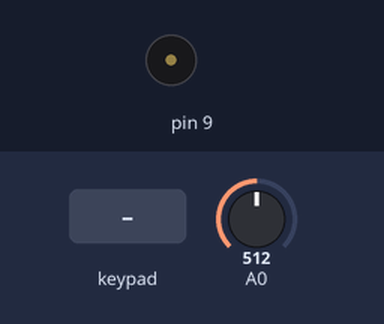
Bench run of a sketch on a simulated Arduino Uno, built with avr-gcc and run on an emulated ATmega328P. Shown: buzzer (waves = sounding). The test bench sets the inputs (shaded band); at power-on: A0 = 512.

Above: at 1.2 s.
1.3 s: key '2' pressed
At 1.99 s:
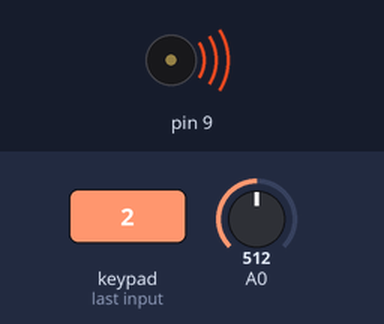
4.3 s: keypad keys 5 4 3 2 pressed 0.4 s apart
At 5.9 s:
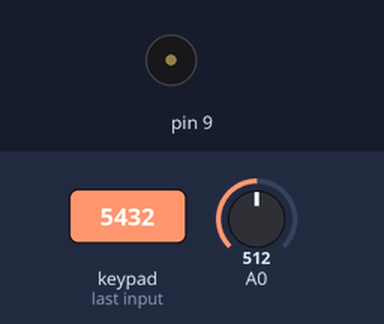
8.9 s: A0 set to 0
At 9.8 s:
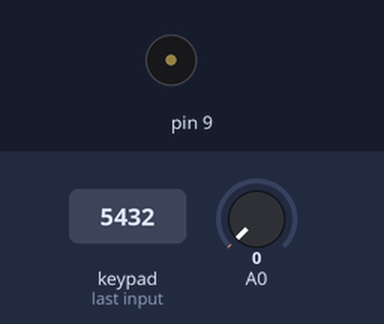
10.4 s: A0 set to 122
At 11.13 s:
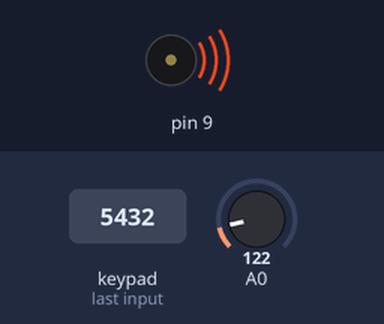
12.7 s: key '1' pressed
At 14.1 s:
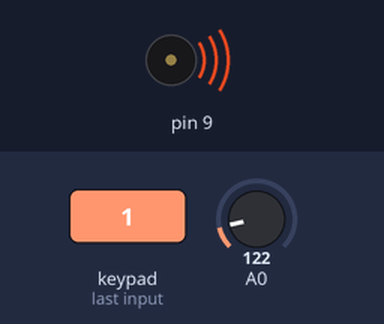
15.7 s: key '3' pressed
Timing chart, 0 to 19.3 s (numbered marks = the images above; inputs shaded):
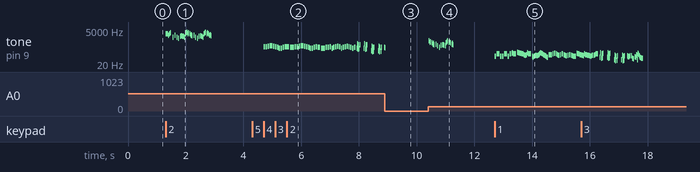

The sketch:

sketch_dec11a.ino
```cpp
#include "pitches.h"
#include "iran.h"
#include "mario.h"
#include "poc.h"
#include "otj.h"
#include <Keypad.h>

// ############ Keypad setup
const byte ROWS = 4; //four rows
const byte COLS = 3; //three columns
char keys[ROWS][COLS] = {
  {'1','2','3'},
  {'4','5','6'},
  {'7','8','9'},
  {'*','0','#'}
};
byte rowPins[ROWS] = {5, 4, 3, 2}; //connect to the row pinouts of the keypad
byte colPins[COLS] = {8, 7, 6}; //connect to the column pinouts of the keypad

Keypad keypad = Keypad( makeKeymap(keys), rowPins, colPins, ROWS, COLS );


float scale = 0;
bool onset = false;

void setup() {
  // put your setup code here, to run once:

}

void loop() {
  // put your main code here, to run repeatedly:
  char key = keypad.getKey();

  int* melody;
  int* noteDurations;
  int length_of_array;

  if (key == '1') {
    melody = melody_IR;
    noteDurations = noteDurations_IR;
    length_of_array = sizeof(melody_IR) / sizeof(int);
    onset = true;
  } else if (key == '2') {
    melody = melody_MR;
    noteDurations = noteDurations_MR;
    length_of_array = sizeof(melody_MR) / sizeof(int);
    onset = true;
  } else if (key == '3') {
    melody = melody_PO;
    noteDurations = noteDurations_PO;
    length_of_array = sizeof(melody_PO) / sizeof(int);
    onset = true;
  } else if (key == '4') {
    melody = melody_OT;
    noteDurations = noteDurations_OT;
    length_of_array = sizeof(melody_OT) / sizeof(int);
    onset = true;
  }

  if (onset) {
    for (int thisNote = 0; thisNote < length_of_array; thisNote++) {
      scale = analogRead(A0) / 512.0;
      int noteDuration = 200 / noteDurations[thisNote];
      tone(9, (int)(melody[thisNote] * scale), noteDuration);
      delay((int)(noteDuration * 1.3));
    }

    onset = false;
  }
}
```

iran.h
```cpp
int melody_IR[] = {
NOTE_D4,  NOTE_A4,  NOTE_A4,  NOTE_A4,  NOTE_D4,
NOTE_D4,  NOTE_A4,  NOTE_A4,  NOTE_A4,  NOTE_D4,
NOTE_A4,  NOTE_AS4, NOTE_C5,  NOTE_A4,
NOTE_D5,  NOTE_C5,  NOTE_C5,  NOTE_AS4, NOTE_AS4, NOTE_A4, NOTE_A4, NOTE_G4,
NOTE_F4,  NOTE_G4,  NOTE_C5,  NOTE_A4,
NOTE_D4,  NOTE_C4,  NOTE_D4,  NOTE_E4,  NOTE_F4, NOTE_E4, NOTE_F4, NOTE_G4,
NOTE_A4,  NOTE_C5,  NOTE_AS4, NOTE_A4,  NOTE_G4, NOTE_F4, NOTE_E4, NOTE_D4,
NOTE_C4,  NOTE_G4,  NOTE_G4,  NOTE_G4,  NOTE_A4,
NOTE_AS4, NOTE_A4,  NOTE_G4,  NOTE_F4,  NOTE_G4,
NOTE_A4,  NOTE_G4,  NOTE_F4,  NOTE_E4,  NOTE_F4,
NOTE_G4,  NOTE_F4,  NOTE_E4,  NOTE_D4,
NOTE_AS4, NOTE_A4,  NOTE_A4,  NOTE_G4,  NOTE_G4, NOTE_F4, NOTE_F4, NOTE_E4,
NOTE_A4,  NOTE_G4,  NOTE_G4,  NOTE_F4,  NOTE_F4, NOTE_E4, NOTE_E4, NOTE_D4,
NOTE_F4,  NOTE_F4,  NOTE_G4,  NOTE_A4
};

int noteDurations_IR[] = {
4, 8, 8, 4, 4,
4, 8, 8, 4, 4,
4, 8, 8, 2,
8, 8, 8, 8, 8, 8, 8, 8,
4, 8, 8, 2,
8, 8, 8, 8, 8, 8, 8, 8,
8, 8, 8, 8, 8, 8, 8, 8,
4, 8, 8, 4, 4,
4, 8, 8, 4, 4,
4, 8, 8, 4, 4,
4, 8, 8, 2,
8, 8, 8, 8, 8, 8, 8, 8,
8, 8, 8, 8, 8, 8, 8, 8,
4, 8, 8, 2
};
```

otj.h
```cpp
int melody_OT[] = {
	NOTE_E4,  NOTE_E4,  NOTE_F4,  NOTE_G4,
	NOTE_G4,  NOTE_F4,  NOTE_E4,  NOTE_D4,
	NOTE_C4,  NOTE_C4,  NOTE_D4,  NOTE_E4,
	NOTE_E4,  NOTE_D4,  NOTE_D4,

	NOTE_E4,  NOTE_E4,  NOTE_F4,  NOTE_G4,
	NOTE_G4,  NOTE_F4,  NOTE_E4,  NOTE_D4,
	NOTE_C4,  NOTE_C4,  NOTE_D4,  NOTE_E4,
	NOTE_D4,  NOTE_C4,  NOTE_C4,

	NOTE_D4, NOTE_D4, NOTE_E4, NOTE_C4,
	NOTE_D4, NOTE_E4, NOTE_F4, NOTE_E4, NOTE_C4,
	NOTE_D4, NOTE_E4, NOTE_F4, NOTE_E4, NOTE_D4,
	NOTE_C4, NOTE_D4
};

int noteDurations_OT[] = {
	4, 4, 4, 4,
	4, 4, 4, 4,
	4, 4, 4, 4,
	2, 8, 2,

	4, 4, 4, 4,
	4, 4, 4, 4,
	4, 4, 4, 4,
	2, 8, 2,

	4, 4, 4, 4,
	4, 4, 4, 4, 4,
	4, 4, 4, 4, 4,
	4, 4,
};
```

pitches.h
```cpp
#define NOTE_B0  31
#define NOTE_C1  33
#define NOTE_CS1 35
#define NOTE_D1  37
#define NOTE_DS1 39
#define NOTE_E1  41
#define NOTE_F1  44
#define NOTE_FS1 46
#define NOTE_G1  49
#define NOTE_GS1 52
#define NOTE_A1  55
#define NOTE_AS1 58
#define NOTE_B1  62
#define NOTE_C2  65
#define NOTE_CS2 69
#define NOTE_D2  73
#define NOTE_DS2 78
#define NOTE_E2  82
#define NOTE_F2  87
#define NOTE_FS2 93
#define NOTE_G2  98
#define NOTE_GS2 104
#define NOTE_A2  110
#define NOTE_AS2 117
#define NOTE_B2  123
#define NOTE_C3  131
#define NOTE_CS3 139
#define NOTE_D3  147
#define NOTE_DS3 156
#define NOTE_E3  165
#define NOTE_F3  175
#define NOTE_FS3 185
#define NOTE_G3  196
#define NOTE_GS3 208
#define NOTE_A3  220
#define NOTE_AS3 233
#define NOTE_B3  247
#define NOTE_C4  262
#define NOTE_CS4 277
#define NOTE_D4  294
#define NOTE_DS4 311
#define NOTE_E4  330
#define NOTE_F4  349
#define NOTE_FS4 370
#define NOTE_G4  392
#define NOTE_GS4 415
#define NOTE_A4  440
#define NOTE_AS4 466
#define NOTE_B4  494
#define NOTE_C5  523
#define NOTE_CS5 554
#define NOTE_D5  587
#define NOTE_DS5 622
#define NOTE_E5  659
#define NOTE_F5  698
#define NOTE_FS5 740
#define NOTE_G5  784
#define NOTE_GS5 831
#define NOTE_A5  880
#define NOTE_AS5 932
#define NOTE_B5  988
#define NOTE_C6  1047
#define NOTE_CS6 1109
#define NOTE_D6  1175
#define NOTE_DS6 1245
#define NOTE_E6  1319
#define NOTE_F6  1397
#define NOTE_FS6 1480
#define NOTE_G6  1568
#define NOTE_GS6 1661
#define NOTE_A6  1760
#define NOTE_AS6 1865
#define NOTE_B6  1976
#define NOTE_C7  2093
#define NOTE_CS7 2217
#define NOTE_D7  2349
#define NOTE_DS7 2489
#define NOTE_E7  2637
#define NOTE_F7  2794
#define NOTE_FS7 2960
#define NOTE_G7  3136
#define NOTE_GS7 3322
#define NOTE_A7  3520
#define NOTE_AS7 3729
#define NOTE_B7  3951
#define NOTE_C8  4186
#define NOTE_CS8 4435
#define NOTE_D8  4699
#define NOTE_DS8 4978
```

poc.h
```cpp
int melody_PO[] = {
  NOTE_C4, NOTE_C5, NOTE_A3, NOTE_A4,
  NOTE_AS3, NOTE_AS4, 0,
  0,
  NOTE_C4, NOTE_C5, NOTE_A3, NOTE_A4,
  NOTE_AS3, NOTE_AS4, 0,
  0,
  NOTE_F3, NOTE_F4, NOTE_D3, NOTE_D4,
  NOTE_DS3, NOTE_DS4, 0,
  0,
  NOTE_F3, NOTE_F4, NOTE_D3, NOTE_D4,
  NOTE_DS3, NOTE_DS4, 0,
  0, NOTE_DS4, NOTE_CS4, NOTE_D4,
  NOTE_CS4, NOTE_DS4,
  NOTE_DS4, NOTE_GS3,
  NOTE_G3, NOTE_CS4,
  NOTE_C4, NOTE_FS4,NOTE_F4, NOTE_E3, NOTE_AS4, NOTE_A4,
  NOTE_GS4, NOTE_DS4, NOTE_B3,
  NOTE_AS3, NOTE_A3, NOTE_GS3,
  0, 0, 0
};

int noteDurations_PO[] = {
  12, 12, 12, 12,
  12, 12, 6,
  3,
  12, 12, 12, 12,
  12, 12, 6,
  3,
  12, 12, 12, 12,
  12, 12, 6,
  3,
  12, 12, 12, 12,
  12, 12, 6,
  6, 18, 18, 18,
  6, 6,
  6, 6,
  6, 6,
  18, 18, 18,18, 18, 18,
  10, 10, 10,
  10, 10, 10,
  3, 3, 3
};
```

Source omitted: mario.h (data table, 949 bytes)

Measured:
- after the input at 1.3 s, tone on pin 9: plays 2637 Hz for 0.04 s, 2637 Hz for 0.02 s, 2093 Hz for 0.02 s, 2637 Hz for 0.02 s, 3136 Hz for 0.02 s, 1568 Hz for 0.02 s … (40 notes in this stretch), starting at once
- after the input at 4.3 s, tone on pin 9: plays 330 Hz for 0.05 s, 330 Hz for 0.05 s, 349 Hz for 0.05 s, 392 Hz for 0.05 s, 392 Hz for 0.05 s, 349 Hz for 0.05 s … (70 notes in this stretch), starting after 0.41 s
- after the input at 8.9 s, tone on pin 9: stops changing and stays silent
- after the input at 10.4 s, tone on pin 9: plays 838 Hz for 0.02 s, 665 Hz for 0.02 s, 747 Hz for 0.02 s, 628 Hz for 0.02 s, 498 Hz for 0.02 s, 559 Hz for 0.02 s … (24 notes in this stretch), starting at once
- after the input at 12.7 s, tone on pin 9: plays 70 Hz for 0.05 s, 104 Hz for 0.11 s, 70 Hz for 0.05 s, 70 Hz for 0.05 s, 104 Hz for 0.11 s, 70 Hz for 0.05 s … (55 notes in this stretch), starting at once
